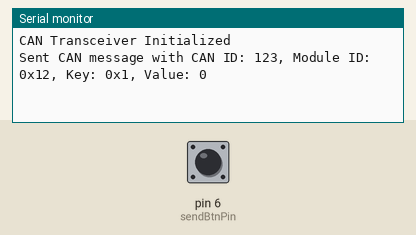
This sketch was run on a simulated Arduino Uno, built with avr-gcc and run on an emulated ATmega328P. Shown: the last lines printed to the serial monitor. Inputs (shaded band) come from the test bench; at power-on: pin 6 (sendBtnPin) HIGH.

Above: at 1.2 s.
1.3 s: pin 6 (sendBtnPin) pulled LOW for 0.15 s
At 2.7 s:
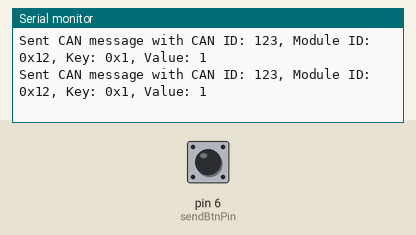
2.9 s: pin 6 (sendBtnPin) pulled LOW for 1 s
At 3.8 s:
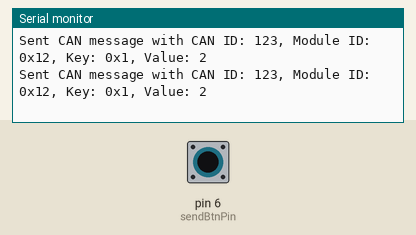
5.4 s: pin 6 (sendBtnPin) pulled LOW for 0.15 s
At 6.6 s:
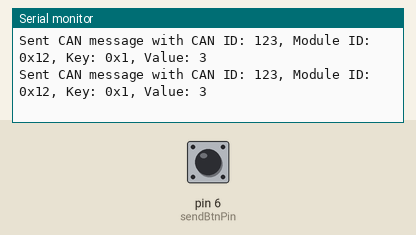
Timing chart, 0 to 8.4 s (numbered marks = the images above; inputs shaded):
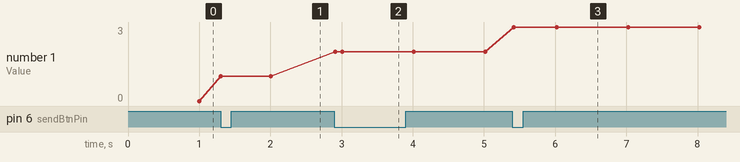

The sketch:

can_transceiver.ino
```cpp
#include <SPI.h>
#include <mcp2515.h>

MCP2515 mcp2515(10);

uint16_t can_id = 0x123;
uint8_t steering_module = 0x12;
uint8_t count_key = 0x01;

const uint32_t can_id_mask = 0x7FF;    // Mask for 11-bit CAN ID
const uint32_t can_id_filter = 0x123;  // Filter for specific CAN ID
const uint8_t module_id_mask = 0xFF;   // Mask for 8-bit module ID
const uint8_t module_id_filter = 0x12; // Filter for specific module ID

int count = 0;

int lastButtonState = HIGH;
unsigned long lastBroadcastTime = 0;
const unsigned long broadcastInterval = 1000;

int sendBtnPin = 6;

void incrementCount() {
  count++;
}

void setup() {
  configureCANFilters();

  pinMode(sendBtnPin, INPUT_PULLUP);

  Serial.begin(115200);

  mcp2515.reset();
  mcp2515.setBitrate(CAN_100KBPS);
  mcp2515.setNormalMode();

  Serial.println("CAN Transceiver Initialized");
}

void loop() {
  struct can_frame canMsg;

  if (mcp2515.readMessage(&canMsg) == MCP2515::ERROR_OK) {
    uint16_t receivedCanId;
    uint8_t receivedModuleId;
    uint8_t receivedKey;
    uint32_t receivedValue;

    readCANMessage(&canMsg, receivedCanId, receivedModuleId, receivedKey, receivedValue);

    Serial.print("Received CAN message with ID: ");
    Serial.print(receivedCanId, HEX);
    Serial.print(", Module ID: 0x");
    Serial.print(receivedModuleId, HEX);
    Serial.print(", Key: 0x");
    Serial.print(receivedKey, HEX);
    Serial.print(", Value: ");
    Serial.println(receivedValue);
  }

  if (millis() - lastBroadcastTime >= broadcastInterval) {
    lastBroadcastTime = millis();
    sendCANMessage(can_id, steering_module, count_key, count);
  }

  onButtonPress(sendBtnPin, [](){
    incrementCount();
    sendCANMessage(can_id, steering_module, count_key, count);
  });
}

void configureCANFilters() {
  mcp2515.setFilterMask(MCP2515::MASK0, true, can_id_mask); // true indicates this is for standard IDs
  mcp2515.setFilter(MCP2515::RXF0, true, can_id_filter); // Apply filter for specific CAN ID
  mcp2515.setFilterMask(MCP2515::MASK1, true, module_id_mask); // true indicates this is for standard IDs
  mcp2515.setFilter(MCP2515::RXF2, true, module_id_filter); // Apply filter for specific module ID
}

void readCANMessage(struct can_frame *message, uint16_t &can_id, uint8_t &target_module, uint8_t &key, uint32_t &value) {
    can_id = message->can_id;
    target_module = message->data[0];
    key = message->data[1];
    value = ((uint32_t)message->data[2] << 24) |
            ((uint32_t)message->data[3] << 16) |
            ((uint32_t)message->data[4] << 8) |
            (uint32_t)message->data[5];
}

void sendCANMessage(uint32_t can_id, uint8_t module_id, uint8_t key, uint32_t value) {
    struct can_frame canMsg;
    canMsg.can_id = can_id;

    // Set the module_id and key in the first two bytes of data
    canMsg.data[0] = module_id;
    canMsg.data[1] = key;

    // Set the value in the following bytes, starting with the most significant byte
    canMsg.data[2] = (value >> 24) & 0xFF;
    canMsg.data[3] = (value >> 16) & 0xFF;
    canMsg.data[4] = (value >> 8) & 0xFF;
    canMsg.data[5] = value & 0xFF;

    // Data length code (6 bytes)
    canMsg.can_dlc = 6;

    // Send the message
    MCP2515::ERROR result = mcp2515.sendMessage(&canMsg);

    if (result == MCP2515::ERROR_OK) {
        Serial.print("Sent CAN message with CAN ID: ");
        Serial.print(can_id, HEX);
        Serial.print(", Module ID: 0x");
        Serial.print(module_id, HEX);
        Serial.print(", Key: 0x");
        Serial.print(key, HEX);
        Serial.print(", Value: ");
        Serial.println(value);
    } else {
        Serial.print("Error sending message: ");
        Serial.println(result);
    }
}

void onButtonPress(int buttonPin, void (*callback)()) {
  // Read the button state
  int buttonState = digitalRead(buttonPin);

  // Check if the button state has changed
  if (buttonState != lastButtonState) {
    // Check if the button is now pressed and it wasn't pressed before
    if (buttonState == LOW) {
      // Call the callback function
      (*callback)();
    }
  }

  // Update the last button state
  lastButtonState = buttonState;

  delay(50);
}
```

Measured:
- after the input at 1.3 s, the serial monitor: prints a new line at once (image 1)
- after the input at 2.9 s, the serial monitor: prints a new line at once (image 2)
- after the input at 5.4 s, the serial monitor: prints a new line at once (image 3)
- plotted number 1: 1 → 2 after the input at 2.9 s, 2 → 3 after the input at 5.4 s
